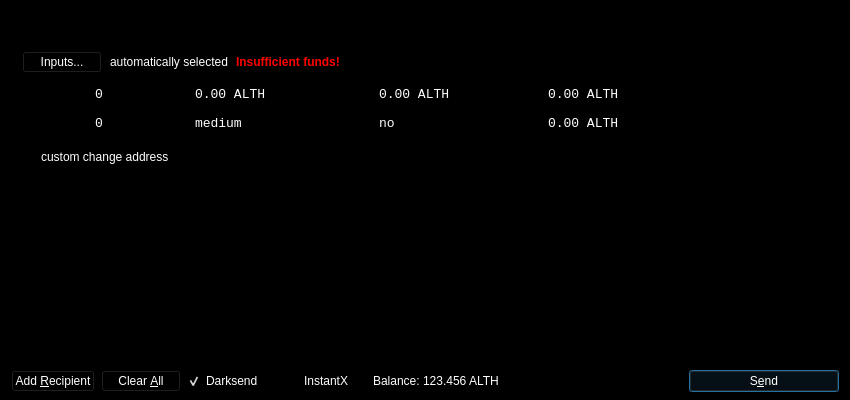
<?xml version="1.0" encoding="UTF-8"?>
<ui version="4.0">
 <class>SendCoinsDialog</class>
 <widget class="QDialog" name="SendCoinsDialog">
  <property name="geometry">
   <rect>
    <x>0</x>
    <y>0</y>
    <width>850</width>
    <height>400</height>
   </rect>
  </property>
  <property name="palette">
   <palette>
    <active>
     <colorrole role="WindowText">
      <brush brushstyle="SolidPattern">
       <color alpha="255">
        <red>255</red>
        <green>255</green>
        <blue>255</blue>
       </color>
      </brush>
     </colorrole>
     <colorrole role="Button">
      <brush brushstyle="SolidPattern">
       <color alpha="255">
        <red>0</red>
        <green>0</green>
        <blue>0</blue>
       </color>
      </brush>
     </colorrole>
     <colorrole role="Light">
      <brush brushstyle="SolidPattern">
       <color alpha="255">
        <red>0</red>
        <green>0</green>
        <blue>0</blue>
       </color>
      </brush>
     </colorrole>
     <colorrole role="Midlight">
      <brush brushstyle="SolidPattern">
       <color alpha="255">
        <red>0</red>
        <green>0</green>
        <blue>0</blue>
       </color>
      </brush>
     </colorrole>
     <colorrole role="Dark">
      <brush brushstyle="SolidPattern">
       <color alpha="255">
        <red>0</red>
        <green>0</green>
        <blue>0</blue>
       </color>
      </brush>
     </colorrole>
     <colorrole role="Mid">
      <brush brushstyle="SolidPattern">
       <color alpha="255">
        <red>0</red>
        <green>0</green>
        <blue>0</blue>
       </color>
      </brush>
     </colorrole>
     <colorrole role="Text">
      <brush brushstyle="SolidPattern">
       <color alpha="255">
        <red>255</red>
        <green>255</green>
        <blue>255</blue>
       </color>
      </brush>
     </colorrole>
     <colorrole role="BrightText">
      <brush brushstyle="SolidPattern">
       <color alpha="255">
        <red>255</red>
        <green>255</green>
        <blue>255</blue>
       </color>
      </brush>
     </colorrole>
     <colorrole role="ButtonText">
      <brush brushstyle="SolidPattern">
       <color alpha="255">
        <red>255</red>
        <green>255</green>
        <blue>255</blue>
       </color>
      </brush>
     </colorrole>
     <colorrole role="Base">
      <brush brushstyle="SolidPattern">
       <color alpha="255">
        <red>0</red>
        <green>0</green>
        <blue>0</blue>
       </color>
      </brush>
     </colorrole>
     <colorrole role="Window">
      <brush brushstyle="SolidPattern">
       <color alpha="255">
        <red>0</red>
        <green>0</green>
        <blue>0</blue>
       </color>
      </brush>
     </colorrole>
     <colorrole role="Shadow">
      <brush brushstyle="SolidPattern">
       <color alpha="255">
        <red>0</red>
        <green>0</green>
        <blue>0</blue>
       </color>
      </brush>
     </colorrole>
     <colorrole role="AlternateBase">
      <brush brushstyle="SolidPattern">
       <color alpha="255">
        <red>0</red>
        <green>0</green>
        <blue>0</blue>
       </color>
      </brush>
     </colorrole>
     <colorrole role="ToolTipBase">
      <brush brushstyle="SolidPattern">
       <color alpha="255">
        <red>255</red>
        <green>255</green>
        <blue>220</blue>
       </color>
      </brush>
     </colorrole>
     <colorrole role="ToolTipText">
      <brush brushstyle="SolidPattern">
       <color alpha="255">
        <red>0</red>
        <green>0</green>
        <blue>0</blue>
       </color>
      </brush>
     </colorrole>
    </active>
    <inactive>
     <colorrole role="WindowText">
      <brush brushstyle="SolidPattern">
       <color alpha="255">
        <red>255</red>
        <green>255</green>
        <blue>255</blue>
       </color>
      </brush>
     </colorrole>
     <colorrole role="Button">
      <brush brushstyle="SolidPattern">
       <color alpha="255">
        <red>0</red>
        <green>0</green>
        <blue>0</blue>
       </color>
      </brush>
     </colorrole>
     <colorrole role="Light">
      <brush brushstyle="SolidPattern">
       <color alpha="255">
        <red>0</red>
        <green>0</green>
        <blue>0</blue>
       </color>
      </brush>
     </colorrole>
     <colorrole role="Midlight">
      <brush brushstyle="SolidPattern">
       <color alpha="255">
        <red>0</red>
        <green>0</green>
        <blue>0</blue>
       </color>
      </brush>
     </colorrole>
     <colorrole role="Dark">
      <brush brushstyle="SolidPattern">
       <color alpha="255">
        <red>0</red>
        <green>0</green>
        <blue>0</blue>
       </color>
      </brush>
     </colorrole>
     <colorrole role="Mid">
      <brush brushstyle="SolidPattern">
       <color alpha="255">
        <red>0</red>
        <green>0</green>
        <blue>0</blue>
       </color>
      </brush>
     </colorrole>
     <colorrole role="Text">
      <brush brushstyle="SolidPattern">
       <color alpha="255">
        <red>255</red>
        <green>255</green>
        <blue>255</blue>
       </color>
      </brush>
     </colorrole>
     <colorrole role="BrightText">
      <brush brushstyle="SolidPattern">
       <color alpha="255">
        <red>255</red>
        <green>255</green>
        <blue>255</blue>
       </color>
      </brush>
     </colorrole>
     <colorrole role="ButtonText">
      <brush brushstyle="SolidPattern">
       <color alpha="255">
        <red>255</red>
        <green>255</green>
        <blue>255</blue>
       </color>
      </brush>
     </colorrole>
     <colorrole role="Base">
      <brush brushstyle="SolidPattern">
       <color alpha="255">
        <red>0</red>
        <green>0</green>
        <blue>0</blue>
       </color>
      </brush>
     </colorrole>
     <colorrole role="Window">
      <brush brushstyle="SolidPattern">
       <color alpha="255">
        <red>0</red>
        <green>0</green>
        <blue>0</blue>
       </color>
      </brush>
     </colorrole>
     <colorrole role="Shadow">
      <brush brushstyle="SolidPattern">
       <color alpha="255">
        <red>0</red>
        <green>0</green>
        <blue>0</blue>
       </color>
      </brush>
     </colorrole>
     <colorrole role="AlternateBase">
      <brush brushstyle="SolidPattern">
       <color alpha="255">
        <red>0</red>
        <green>0</green>
        <blue>0</blue>
       </color>
      </brush>
     </colorrole>
     <colorrole role="ToolTipBase">
      <brush brushstyle="SolidPattern">
       <color alpha="255">
        <red>255</red>
        <green>255</green>
        <blue>220</blue>
       </color>
      </brush>
     </colorrole>
     <colorrole role="ToolTipText">
      <brush brushstyle="SolidPattern">
       <color alpha="255">
        <red>0</red>
        <green>0</green>
        <blue>0</blue>
       </color>
      </brush>
     </colorrole>
    </inactive>
    <disabled>
     <colorrole role="WindowText">
      <brush brushstyle="SolidPattern">
       <color alpha="255">
        <red>0</red>
        <green>0</green>
        <blue>0</blue>
       </color>
      </brush>
     </colorrole>
     <colorrole role="Button">
      <brush brushstyle="SolidPattern">
       <color alpha="255">
        <red>0</red>
        <green>0</green>
        <blue>0</blue>
       </color>
      </brush>
     </colorrole>
     <colorrole role="Light">
      <brush brushstyle="SolidPattern">
       <color alpha="255">
        <red>0</red>
        <green>0</green>
        <blue>0</blue>
       </color>
      </brush>
     </colorrole>
     <colorrole role="Midlight">
      <brush brushstyle="SolidPattern">
       <color alpha="255">
        <red>0</red>
        <green>0</green>
        <blue>0</blue>
       </color>
      </brush>
     </colorrole>
     <colorrole role="Dark">
      <brush brushstyle="SolidPattern">
       <color alpha="255">
        <red>0</red>
        <green>0</green>
        <blue>0</blue>
       </color>
      </brush>
     </colorrole>
     <colorrole role="Mid">
      <brush brushstyle="SolidPattern">
       <color alpha="255">
        <red>0</red>
        <green>0</green>
        <blue>0</blue>
       </color>
      </brush>
     </colorrole>
     <colorrole role="Text">
      <brush brushstyle="SolidPattern">
       <color alpha="255">
        <red>0</red>
        <green>0</green>
        <blue>0</blue>
       </color>
      </brush>
     </colorrole>
     <colorrole role="BrightText">
      <brush brushstyle="SolidPattern">
       <color alpha="255">
        <red>255</red>
        <green>255</green>
        <blue>255</blue>
       </color>
      </brush>
     </colorrole>
     <colorrole role="ButtonText">
      <brush brushstyle="SolidPattern">
       <color alpha="255">
        <red>0</red>
        <green>0</green>
        <blue>0</blue>
       </color>
      </brush>
     </colorrole>
     <colorrole role="Base">
      <brush brushstyle="SolidPattern">
       <color alpha="255">
        <red>0</red>
        <green>0</green>
        <blue>0</blue>
       </color>
      </brush>
     </colorrole>
     <colorrole role="Window">
      <brush brushstyle="SolidPattern">
       <color alpha="255">
        <red>0</red>
        <green>0</green>
        <blue>0</blue>
       </color>
      </brush>
     </colorrole>
     <colorrole role="Shadow">
      <brush brushstyle="SolidPattern">
       <color alpha="255">
        <red>0</red>
        <green>0</green>
        <blue>0</blue>
       </color>
      </brush>
     </colorrole>
     <colorrole role="AlternateBase">
      <brush brushstyle="SolidPattern">
       <color alpha="255">
        <red>0</red>
        <green>0</green>
        <blue>0</blue>
       </color>
      </brush>
     </colorrole>
     <colorrole role="ToolTipBase">
      <brush brushstyle="SolidPattern">
       <color alpha="255">
        <red>255</red>
        <green>255</green>
        <blue>220</blue>
       </color>
      </brush>
     </colorrole>
     <colorrole role="ToolTipText">
      <brush brushstyle="SolidPattern">
       <color alpha="255">
        <red>0</red>
        <green>0</green>
        <blue>0</blue>
       </color>
      </brush>
     </colorrole>
    </disabled>
   </palette>
  </property>
  <property name="windowTitle">
   <string>Send Coins</string>
  </property>
  <layout class="QVBoxLayout" name="verticalLayout" stretch="0,1,0">
   <property name="bottomMargin">
    <number>8</number>
   </property>
   <item>
    <widget class="QFrame" name="frameCoinControl">
     <property name="sizePolicy">
      <sizepolicy hsizetype="Expanding" vsizetype="Expanding">
       <horstretch>0</horstretch>
       <verstretch>0</verstretch>
      </sizepolicy>
     </property>
     <property name="maximumSize">
      <size>
       <width>16777215</width>
       <height>16777215</height>
      </size>
     </property>
     <property name="frameShape">
      <enum>QFrame::StyledPanel</enum>
     </property>
     <property name="frameShadow">
      <enum>QFrame::Sunken</enum>
     </property>
     <layout class="QVBoxLayout" name="verticalLayoutCoinControl2">
      <property name="spacing">
       <number>6</number>
      </property>
      <property name="leftMargin">
       <number>0</number>
      </property>
      <property name="topMargin">
       <number>0</number>
      </property>
      <property name="rightMargin">
       <number>0</number>
      </property>
      <property name="bottomMargin">
       <number>6</number>
      </property>
      <item>
       <layout class="QVBoxLayout" name="verticalLayoutCoinControl" stretch="0,0,0,0,1">
        <property name="spacing">
         <number>0</number>
        </property>
        <property name="leftMargin">
         <number>10</number>
        </property>
        <property name="topMargin">
         <number>10</number>
        </property>
        <item>
         <layout class="QHBoxLayout" name="horizontalLayoutCoinControl1">
          <property name="bottomMargin">
           <number>15</number>
          </property>
          <item>
           <widget class="QLabel" name="labelCoinControlFeatures">
            <property name="sizePolicy">
             <sizepolicy hsizetype="Preferred" vsizetype="Maximum">
              <horstretch>0</horstretch>
              <verstretch>0</verstretch>
             </sizepolicy>
            </property>
            <property name="font">
             <font>
              <weight>75</weight>
              <bold>true</bold>
             </font>
            </property>
            <property name="styleSheet">
             <string notr="true">font-weight:bold;</string>
            </property>
            <property name="text">
             <string>Coin Control Features</string>
            </property>
           </widget>
          </item>
         </layout>
        </item>
        <item>
         <layout class="QHBoxLayout" name="horizontalLayoutCoinControl2" stretch="0,0,0,0">
          <property name="spacing">
           <number>8</number>
          </property>
          <property name="bottomMargin">
           <number>10</number>
          </property>
          <item>
           <widget class="QPushButton" name="pushButtonCoinControl">
            <property name="styleSheet">
             <string notr="true"/>
            </property>
            <property name="text">
             <string>Inputs...</string>
            </property>
           </widget>
          </item>
          <item>
           <widget class="QLabel" name="labelCoinControlAutomaticallySelected">
            <property name="text">
             <string>automatically selected</string>
            </property>
            <property name="margin">
             <number>5</number>
            </property>
           </widget>
          </item>
          <item>
           <widget class="QLabel" name="labelCoinControlInsuffFunds">
            <property name="font">
             <font>
              <weight>75</weight>
              <bold>true</bold>
             </font>
            </property>
            <property name="styleSheet">
             <string notr="true">color:red;font-weight:bold;</string>
            </property>
            <property name="text">
             <string>Insufficient funds!</string>
            </property>
            <property name="margin">
             <number>5</number>
            </property>
           </widget>
          </item>
          <item>
           <spacer name="horizontalSpacerCoinControl">
            <property name="orientation">
             <enum>Qt::Horizontal</enum>
            </property>
            <property name="sizeHint" stdset="0">
             <size>
              <width>40</width>
              <height>1</height>
             </size>
            </property>
           </spacer>
          </item>
         </layout>
        </item>
        <item>
         <widget class="QWidget" name="widgetCoinControl" native="true">
          <property name="sizePolicy">
           <sizepolicy hsizetype="Preferred" vsizetype="Preferred">
            <horstretch>0</horstretch>
            <verstretch>0</verstretch>
           </sizepolicy>
          </property>
          <property name="minimumSize">
           <size>
            <width>0</width>
            <height>0</height>
           </size>
          </property>
          <property name="styleSheet">
           <string notr="true"/>
          </property>
          <layout class="QHBoxLayout" name="horizontalLayoutCoinControl5">
           <property name="leftMargin">
            <number>0</number>
           </property>
           <property name="topMargin">
            <number>0</number>
           </property>
           <property name="rightMargin">
            <number>0</number>
           </property>
           <property name="bottomMargin">
            <number>0</number>
           </property>
           <item>
            <layout class="QHBoxLayout" name="horizontalLayoutCoinControl3" stretch="0,0,0,1">
             <property name="spacing">
              <number>20</number>
             </property>
             <property name="topMargin">
              <number>0</number>
             </property>
             <property name="bottomMargin">
              <number>10</number>
             </property>
             <item>
              <layout class="QFormLayout" name="formLayoutCoinControl1">
               <property name="horizontalSpacing">
                <number>10</number>
               </property>
               <property name="verticalSpacing">
                <number>14</number>
               </property>
               <property name="leftMargin">
                <number>10</number>
               </property>
               <property name="topMargin">
                <number>4</number>
               </property>
               <property name="rightMargin">
                <number>6</number>
               </property>
               <item row="0" column="0">
                <widget class="QLabel" name="labelCoinControlQuantityText">
                 <property name="styleSheet">
                  <string notr="true">font-weight:bold;</string>
                 </property>
                 <property name="text">
                  <string>Quantity:</string>
                 </property>
                 <property name="margin">
                  <number>0</number>
                 </property>
                </widget>
               </item>
               <item row="0" column="1">
                <widget class="QLabel" name="labelCoinControlQuantity">
                 <property name="font">
                  <font>
                   <family>Monospace</family>
                   <pointsize>10</pointsize>
                  </font>
                 </property>
                 <property name="cursor">
                  <cursorShape>IBeamCursor</cursorShape>
                 </property>
                 <property name="contextMenuPolicy">
                  <enum>Qt::ActionsContextMenu</enum>
                 </property>
                 <property name="text">
                  <string>0</string>
                 </property>
                 <property name="margin">
                  <number>0</number>
                 </property>
                 <property name="textInteractionFlags">
                  <set>Qt::LinksAccessibleByMouse|Qt::TextSelectableByKeyboard|Qt::TextSelectableByMouse</set>
                 </property>
                </widget>
               </item>
               <item row="1" column="0">
                <widget class="QLabel" name="labelCoinControlBytesText">
                 <property name="styleSheet">
                  <string notr="true">font-weight:bold;</string>
                 </property>
                 <property name="text">
                  <string>Bytes:</string>
                 </property>
                </widget>
               </item>
               <item row="1" column="1">
                <widget class="QLabel" name="labelCoinControlBytes">
                 <property name="font">
                  <font>
                   <family>Monospace</family>
                   <pointsize>10</pointsize>
                  </font>
                 </property>
                 <property name="cursor">
                  <cursorShape>IBeamCursor</cursorShape>
                 </property>
                 <property name="contextMenuPolicy">
                  <enum>Qt::ActionsContextMenu</enum>
                 </property>
                 <property name="text">
                  <string>0</string>
                 </property>
                 <property name="textInteractionFlags">
                  <set>Qt::LinksAccessibleByMouse|Qt::TextSelectableByKeyboard|Qt::TextSelectableByMouse</set>
                 </property>
                </widget>
               </item>
              </layout>
             </item>
             <item>
              <layout class="QFormLayout" name="formLayoutCoinControl2">
               <property name="horizontalSpacing">
                <number>10</number>
               </property>
               <property name="verticalSpacing">
                <number>14</number>
               </property>
               <property name="leftMargin">
                <number>6</number>
               </property>
               <property name="topMargin">
                <number>4</number>
               </property>
               <property name="rightMargin">
                <number>6</number>
               </property>
               <item row="0" column="0">
                <widget class="QLabel" name="labelCoinControlAmountText">
                 <property name="styleSheet">
                  <string notr="true">font-weight:bold;</string>
                 </property>
                 <property name="text">
                  <string>Amount:</string>
                 </property>
                 <property name="margin">
                  <number>0</number>
                 </property>
                </widget>
               </item>
               <item row="0" column="1">
                <widget class="QLabel" name="labelCoinControlAmount">
                 <property name="font">
                  <font>
                   <family>Monospace</family>
                   <pointsize>10</pointsize>
                  </font>
                 </property>
                 <property name="cursor">
                  <cursorShape>IBeamCursor</cursorShape>
                 </property>
                 <property name="contextMenuPolicy">
                  <enum>Qt::ActionsContextMenu</enum>
                 </property>
                 <property name="text">
                  <string>0.00 ALTH</string>
                 </property>
                 <property name="textInteractionFlags">
                  <set>Qt::LinksAccessibleByMouse|Qt::TextSelectableByKeyboard|Qt::TextSelectableByMouse</set>
                 </property>
                </widget>
               </item>
               <item row="1" column="0">
                <widget class="QLabel" name="labelCoinControlPriorityText">
                 <property name="styleSheet">
                  <string notr="true">font-weight:bold;</string>
                 </property>
                 <property name="text">
                  <string>Priority:</string>
                 </property>
                </widget>
               </item>
               <item row="1" column="1">
                <widget class="QLabel" name="labelCoinControlPriority">
                 <property name="font">
                  <font>
                   <family>Monospace</family>
                   <pointsize>10</pointsize>
                  </font>
                 </property>
                 <property name="cursor">
                  <cursorShape>IBeamCursor</cursorShape>
                 </property>
                 <property name="contextMenuPolicy">
                  <enum>Qt::ActionsContextMenu</enum>
                 </property>
                 <property name="text">
                  <string>medium</string>
                 </property>
                 <property name="textInteractionFlags">
                  <set>Qt::LinksAccessibleByMouse|Qt::TextSelectableByKeyboard|Qt::TextSelectableByMouse</set>
                 </property>
                </widget>
               </item>
              </layout>
             </item>
             <item>
              <layout class="QFormLayout" name="formLayoutCoinControl3">
               <property name="horizontalSpacing">
                <number>10</number>
               </property>
               <property name="verticalSpacing">
                <number>14</number>
               </property>
               <property name="leftMargin">
                <number>6</number>
               </property>
               <property name="topMargin">
                <number>4</number>
               </property>
               <property name="rightMargin">
                <number>6</number>
               </property>
               <item row="0" column="0">
                <widget class="QLabel" name="labelCoinControlFeeText">
                 <property name="styleSheet">
                  <string notr="true">font-weight:bold;</string>
                 </property>
                 <property name="text">
                  <string>Fee:</string>
                 </property>
                 <property name="margin">
                  <number>0</number>
                 </property>
                </widget>
               </item>
               <item row="0" column="1">
                <widget class="QLabel" name="labelCoinControlFee">
                 <property name="font">
                  <font>
                   <family>Monospace</family>
                   <pointsize>10</pointsize>
                  </font>
                 </property>
                 <property name="cursor">
                  <cursorShape>IBeamCursor</cursorShape>
                 </property>
                 <property name="contextMenuPolicy">
                  <enum>Qt::ActionsContextMenu</enum>
                 </property>
                 <property name="text">
                  <string>0.00 ALTH</string>
                 </property>
                 <property name="textInteractionFlags">
                  <set>Qt::LinksAccessibleByMouse|Qt::TextSelectableByKeyboard|Qt::TextSelectableByMouse</set>
                 </property>
                </widget>
               </item>
               <item row="1" column="0">
                <widget class="QLabel" name="labelCoinControlLowOutputText">
                 <property name="styleSheet">
                  <string notr="true">font-weight:bold;</string>
                 </property>
                 <property name="text">
                  <string>Low Output:</string>
                 </property>
                </widget>
               </item>
               <item row="1" column="1">
                <widget class="QLabel" name="labelCoinControlLowOutput">
                 <property name="font">
                  <font>
                   <family>Monospace</family>
                   <pointsize>10</pointsize>
                  </font>
                 </property>
                 <property name="cursor">
                  <cursorShape>IBeamCursor</cursorShape>
                 </property>
                 <property name="contextMenuPolicy">
                  <enum>Qt::ActionsContextMenu</enum>
                 </property>
                 <property name="text">
                  <string>no</string>
                 </property>
                 <property name="textInteractionFlags">
                  <set>Qt::LinksAccessibleByMouse|Qt::TextSelectableByKeyboard|Qt::TextSelectableByMouse</set>
                 </property>
                </widget>
               </item>
              </layout>
             </item>
             <item>
              <layout class="QFormLayout" name="formLayoutCoinControl4">
               <property name="horizontalSpacing">
                <number>10</number>
               </property>
               <property name="verticalSpacing">
                <number>14</number>
               </property>
               <property name="leftMargin">
                <number>6</number>
               </property>
               <property name="topMargin">
                <number>4</number>
               </property>
               <property name="rightMargin">
                <number>6</number>
               </property>
               <item row="0" column="0">
                <widget class="QLabel" name="labelCoinControlAfterFeeText">
                 <property name="styleSheet">
                  <string notr="true">font-weight:bold;</string>
                 </property>
                 <property name="text">
                  <string>After Fee:</string>
                 </property>
                 <property name="margin">
                  <number>0</number>
                 </property>
                </widget>
               </item>
               <item row="0" column="1">
                <widget class="QLabel" name="labelCoinControlAfterFee">
                 <property name="font">
                  <font>
                   <family>Monospace</family>
                   <pointsize>10</pointsize>
                  </font>
                 </property>
                 <property name="cursor">
                  <cursorShape>IBeamCursor</cursorShape>
                 </property>
                 <property name="contextMenuPolicy">
                  <enum>Qt::ActionsContextMenu</enum>
                 </property>
                 <property name="text">
                  <string>0.00 ALTH</string>
                 </property>
                 <property name="textInteractionFlags">
                  <set>Qt::LinksAccessibleByMouse|Qt::TextSelectableByKeyboard|Qt::TextSelectableByMouse</set>
                 </property>
                </widget>
               </item>
               <item row="1" column="0">
                <widget class="QLabel" name="labelCoinControlChangeText">
                 <property name="styleSheet">
                  <string notr="true">font-weight:bold;</string>
                 </property>
                 <property name="text">
                  <string>Change</string>
                 </property>
                </widget>
               </item>
               <item row="1" column="1">
                <widget class="QLabel" name="labelCoinControlChange">
                 <property name="font">
                  <font>
                   <family>Monospace</family>
                   <pointsize>10</pointsize>
                  </font>
                 </property>
                 <property name="cursor">
                  <cursorShape>IBeamCursor</cursorShape>
                 </property>
                 <property name="contextMenuPolicy">
                  <enum>Qt::ActionsContextMenu</enum>
                 </property>
                 <property name="text">
                  <string>0.00 ALTH</string>
                 </property>
                 <property name="textInteractionFlags">
                  <set>Qt::LinksAccessibleByMouse|Qt::TextSelectableByKeyboard|Qt::TextSelectableByMouse</set>
                 </property>
                </widget>
               </item>
              </layout>
             </item>
            </layout>
           </item>
          </layout>
         </widget>
        </item>
        <item>
         <layout class="QHBoxLayout" name="horizontalLayoutCoinControl4" stretch="0,0,0">
          <property name="spacing">
           <number>12</number>
          </property>
          <property name="sizeConstraint">
           <enum>QLayout::SetDefaultConstraint</enum>
          </property>
          <property name="topMargin">
           <number>5</number>
          </property>
          <property name="rightMargin">
           <number>5</number>
          </property>
          <item>
           <widget class="QCheckBox" name="checkBoxCoinControlChange">
            <property name="text">
             <string>custom change address</string>
            </property>
           </widget>
          </item>
          <item>
           <widget class="QLineEdit" name="lineEditCoinControlChange">
            <property name="enabled">
             <bool>false</bool>
            </property>
            <property name="sizePolicy">
             <sizepolicy hsizetype="Expanding" vsizetype="Fixed">
              <horstretch>0</horstretch>
              <verstretch>0</verstretch>
             </sizepolicy>
            </property>
           </widget>
          </item>
          <item>
           <widget class="QLabel" name="labelCoinControlChangeLabel">
            <property name="sizePolicy">
             <sizepolicy hsizetype="Preferred" vsizetype="Expanding">
              <horstretch>0</horstretch>
              <verstretch>0</verstretch>
             </sizepolicy>
            </property>
            <property name="minimumSize">
             <size>
              <width>0</width>
              <height>0</height>
             </size>
            </property>
            <property name="text">
             <string/>
            </property>
            <property name="margin">
             <number>3</number>
            </property>
           </widget>
          </item>
         </layout>
        </item>
        <item>
         <spacer name="verticalSpacerCoinControl">
          <property name="orientation">
           <enum>Qt::Vertical</enum>
          </property>
          <property name="sizeHint" stdset="0">
           <size>
            <width>800</width>
            <height>1</height>
           </size>
          </property>
         </spacer>
        </item>
       </layout>
      </item>
     </layout>
    </widget>
   </item>
   <item>
    <widget class="QScrollArea" name="scrollArea">
     <property name="widgetResizable">
      <bool>true</bool>
     </property>
     <widget class="QWidget" name="scrollAreaWidgetContents">
      <property name="geometry">
       <rect>
        <x>0</x>
        <y>0</y>
        <width>830</width>
        <height>145</height>
       </rect>
      </property>
      <layout class="QVBoxLayout" name="verticalLayout_2">
       <property name="leftMargin">
        <number>0</number>
       </property>
       <property name="topMargin">
        <number>0</number>
       </property>
       <property name="rightMargin">
        <number>0</number>
       </property>
       <property name="bottomMargin">
        <number>0</number>
       </property>
       <item>
        <layout class="QVBoxLayout" name="entries">
         <property name="spacing">
          <number>6</number>
         </property>
        </layout>
       </item>
       <item>
        <spacer name="verticalSpacer">
         <property name="orientation">
          <enum>Qt::Vertical</enum>
         </property>
         <property name="sizeHint" stdset="0">
          <size>
           <width>20</width>
           <height>40</height>
          </size>
         </property>
        </spacer>
       </item>
      </layout>
     </widget>
    </widget>
   </item>
   <item>
    <layout class="QHBoxLayout" name="horizontalLayout">
     <item>
      <widget class="QPushButton" name="addButton">
       <property name="toolTip">
        <string>Send to multiple recipients at once</string>
       </property>
       <property name="text">
        <string>Add &amp;Recipient</string>
       </property>
       <property name="autoDefault">
        <bool>false</bool>
       </property>
      </widget>
     </item>
     <item>
      <widget class="QPushButton" name="clearButton">
       <property name="sizePolicy">
        <sizepolicy hsizetype="Minimum" vsizetype="Fixed">
         <horstretch>0</horstretch>
         <verstretch>0</verstretch>
        </sizepolicy>
       </property>
       <property name="toolTip">
        <string>Remove all transaction fields</string>
       </property>
       <property name="text">
        <string>Clear &amp;All</string>
       </property>
       <property name="autoRepeatDelay">
        <number>300</number>
       </property>
       <property name="autoDefault">
        <bool>false</bool>
       </property>
      </widget>
     </item>
     <item>
      <layout class="QHBoxLayout" name="horizontalLayout_2">
       <property name="spacing">
        <number>3</number>
       </property>
       <item>
        <widget class="QCheckBox" name="checkUseDarksend">
         <property name="minimumSize">
          <size>
           <width>95</width>
           <height>0</height>
          </size>
         </property>
         <property name="text">
          <string>Darksend</string>
         </property>
         <property name="checked">
          <bool>true</bool>
         </property>
        </widget>
       </item>
       <item>
        <widget class="QCheckBox" name="checkInstantX">
         <property name="enabled">
          <bool>true</bool>
         </property>
         <property name="minimumSize">
          <size>
           <width>85</width>
           <height>0</height>
          </size>
         </property>
         <property name="text">
          <string>InstantX</string>
         </property>
        </widget>
       </item>
       <item>
        <widget class="QLabel" name="label">
         <property name="sizePolicy">
          <sizepolicy hsizetype="Preferred" vsizetype="Fixed">
           <horstretch>0</horstretch>
           <verstretch>0</verstretch>
          </sizepolicy>
         </property>
         <property name="text">
          <string>Balance:</string>
         </property>
        </widget>
       </item>
       <item>
        <widget class="QLabel" name="labelBalance">
         <property name="sizePolicy">
          <sizepolicy hsizetype="Preferred" vsizetype="Fixed">
           <horstretch>0</horstretch>
           <verstretch>0</verstretch>
          </sizepolicy>
         </property>
         <property name="cursor">
          <cursorShape>IBeamCursor</cursorShape>
         </property>
         <property name="text">
          <string>123.456 ALTH</string>
         </property>
         <property name="textInteractionFlags">
          <set>Qt::LinksAccessibleByMouse|Qt::TextSelectableByKeyboard|Qt::TextSelectableByMouse</set>
         </property>
        </widget>
       </item>
      </layout>
     </item>
     <item>
      <spacer name="horizontalSpacer">
       <property name="orientation">
        <enum>Qt::Horizontal</enum>
       </property>
       <property name="sizeHint" stdset="0">
        <size>
         <width>40</width>
         <height>20</height>
        </size>
       </property>
      </spacer>
     </item>
     <item>
      <widget class="QPushButton" name="sendButton">
       <property name="minimumSize">
        <size>
         <width>150</width>
         <height>0</height>
        </size>
       </property>
       <property name="toolTip">
        <string>Confirm the send action</string>
       </property>
       <property name="text">
        <string>S&amp;end</string>
       </property>
       <property name="icon">
        <iconset resource="../bitcoin.qrc">
         <normaloff>:/icons/send</normaloff>:/icons/send</iconset>
       </property>
       <property name="default">
        <bool>true</bool>
       </property>
      </widget>
     </item>
    </layout>
   </item>
  </layout>
 </widget>
 <resources>
  <include location="../bitcoin.qrc"/>
 </resources>
 <connections/>
</ui>
